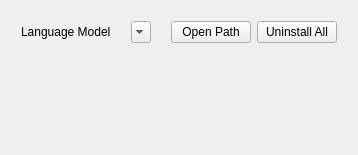
        <widget class="QWidget" name="local_recognition">
         <attribute name="title">
          <string>Local Recognition</string>
         </attribute>
         <layout class="QVBoxLayout" name="verticalLayout_14">
          <item>
           <layout class="QVBoxLayout" name="verticalLayout_6">
            <property name="spacing">
             <number>5</number>
            </property>
            <item>
             <layout class="QGridLayout" name="gridLayout_2" columnstretch="0,1,1,1">
              <property name="leftMargin">
               <number>10</number>
              </property>
              <property name="topMargin">
               <number>10</number>
              </property>
              <property name="rightMargin">
               <number>10</number>
              </property>
              <property name="bottomMargin">
               <number>10</number>
              </property>
              <property name="horizontalSpacing">
               <number>20</number>
              </property>
              <property name="verticalSpacing">
               <number>6</number>
              </property>
              <item row="1" column="0">
               <widget class="QLabel" name="label_9">
                <property name="maximumSize">
                 <size>
                  <width>16777215</width>
                  <height>16777215</height>
                 </size>
                </property>
                <property name="text">
                 <string>Language Model</string>
                </property>
               </widget>
              </item>
              <item row="2" column="0" colspan="4">
               <widget class="ModelListWidget" name="model_list_widget" native="true"/>
              </item>
              <item row="1" column="3">
               <layout class="QHBoxLayout" name="model_path_buttons_layout">
                <property name="spacing">
                 <number>6</number>
                </property>
                <item>
                 <widget class="QPushButton" name="open_path_btn">
                  <property name="text">
                   <string>Open Path</string>
                  </property>
                 </widget>
                </item>
                <item>
                 <widget class="QPushButton" name="uninstall_sherpa_btn">
                  <property name="text">
                   <string>Uninstall All</string>
                  </property>
                 </widget>
                </item>
               </layout>
              </item>
              <item row="1" column="1" colspan="2">
               <widget class="SearchableComboBox" name="language_comb">
                <property name="sizePolicy">
                 <sizepolicy hsizetype="Ignored" vsizetype="Fixed">
                  <horstretch>0</horstretch>
                  <verstretch>0</verstretch>
                 </sizepolicy>
                </property>
                <property name="minimumSize">
                 <size>
                  <width>0</width>
                  <height>0</height>
                 </size>
                </property>
                <property name="sizeAdjustPolicy">
                 <enum>QComboBox::SizeAdjustPolicy::AdjustToContentsOnFirstShow</enum>
                </property>
               </widget>
              </item>
             </layout>
            </item>
            <item>
             <layout class="QGridLayout" name="gridLayout_4">
              <property name="leftMargin">
               <number>10</number>
              </property>
              <property name="topMargin">
               <number>10</number>
              </property>
              <property name="rightMargin">
               <number>10</number>
              </property>
              <property name="bottomMargin">
               <number>10</number>
              </property>
              <property name="spacing">
               <number>10</number>
              </property>
              <item row="0" column="0">
               <widget class="GpuBackendWidget" name="gpu_backend_widget" native="true"/>
              </item>
             </layout>
            </item>
            <item>
             <layout class="QHBoxLayout" name="horizontalLayout_12">
              <item>
               <spacer name="horizontalSpacer_4">
                <property name="orientation">
                 <enum>Qt::Orientation::Horizontal</enum>
                </property>
                <property name="sizeHint" stdset="0">
                 <size>
                  <width>40</width>
                  <height>20</height>
                 </size>
                </property>
               </spacer>
              </item>
             </layout>
            </item>
           </layout>
          </item>
          <item>
           <spacer name="verticalSpacer">
            <property name="orientation">
             <enum>Qt::Orientation::Vertical</enum>
            </property>
            <property name="sizeHint" stdset="0">
             <size>
              <width>20</width>
              <height>40</height>
             </size>
            </property>
           </spacer>
          </item>
         </layout>
        </widget>
